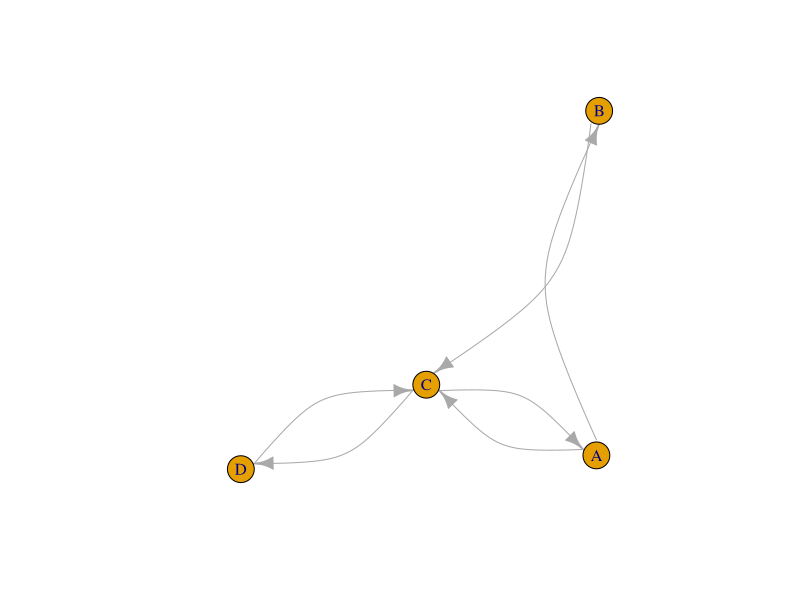
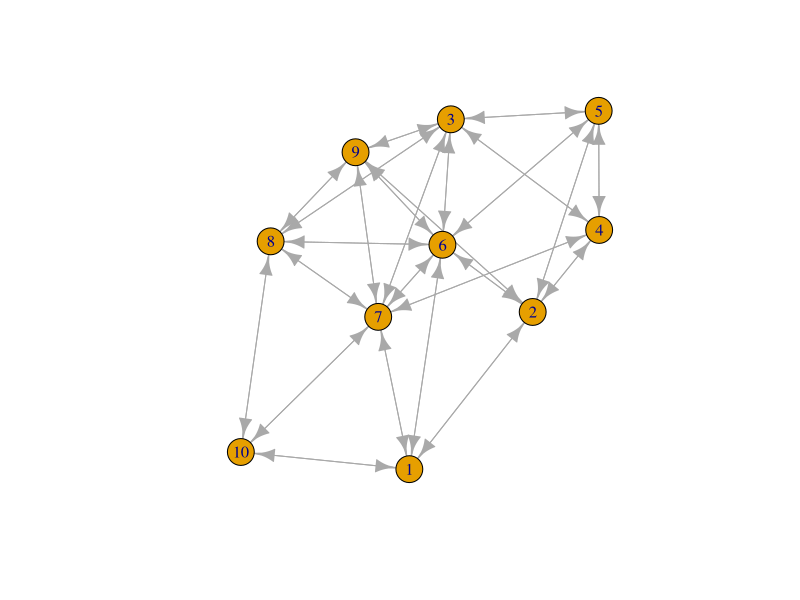
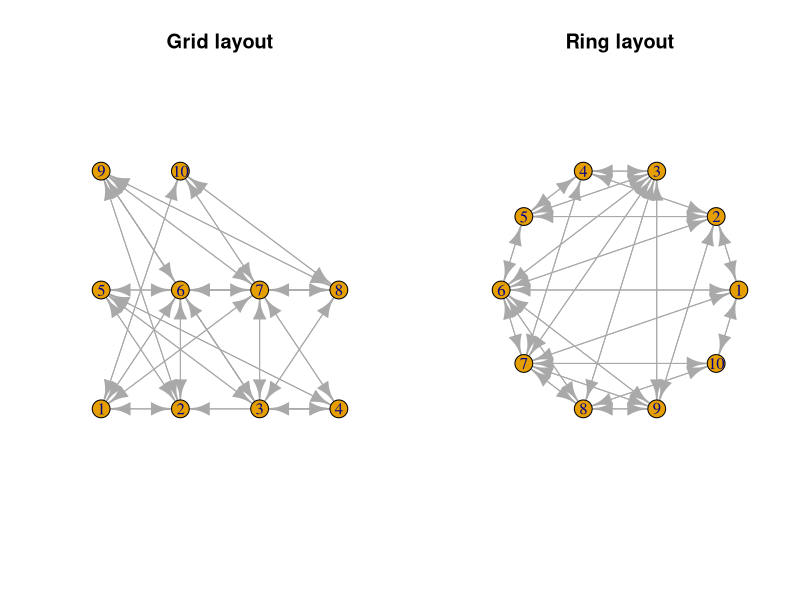
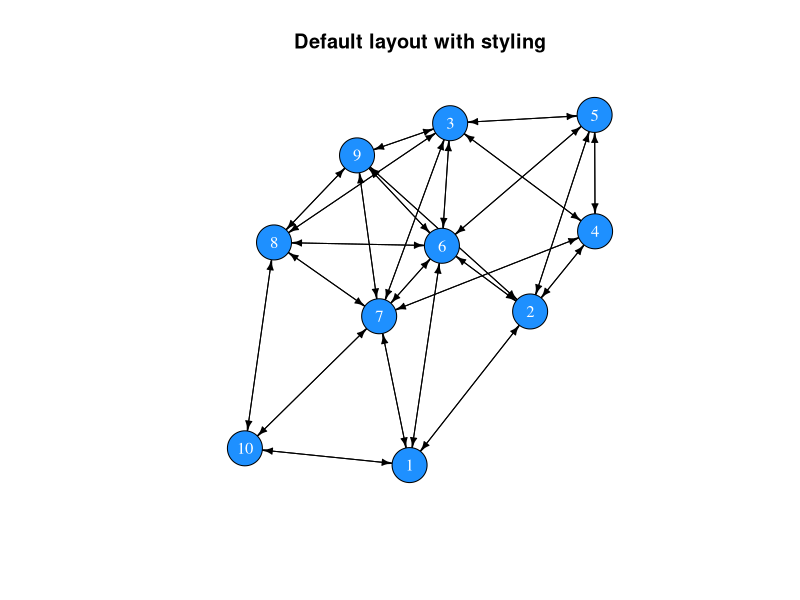
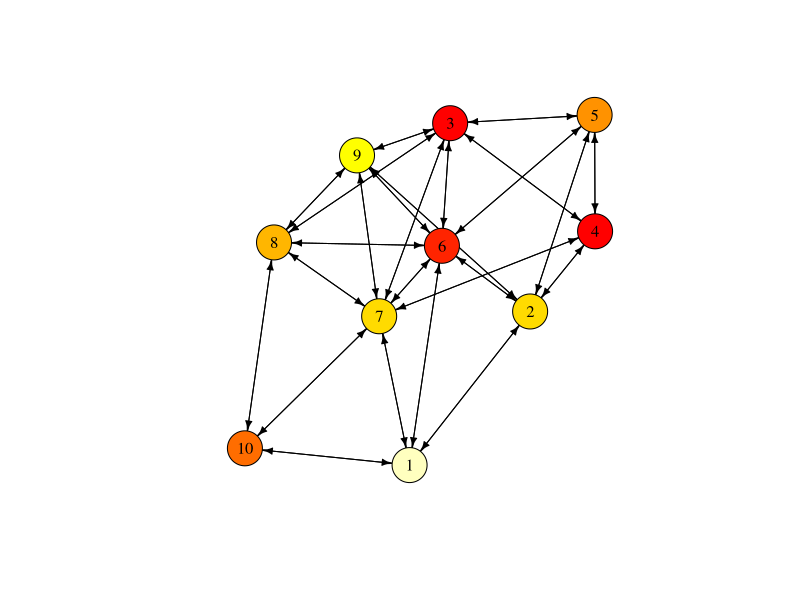
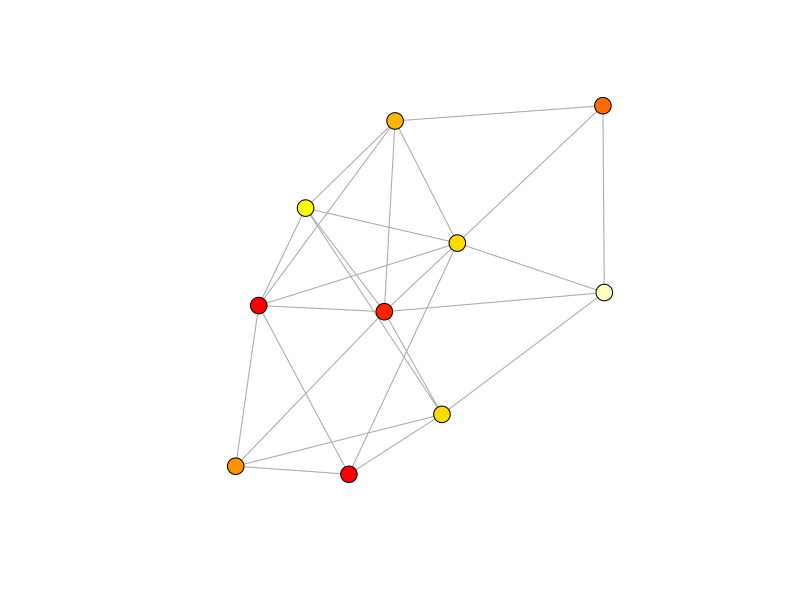
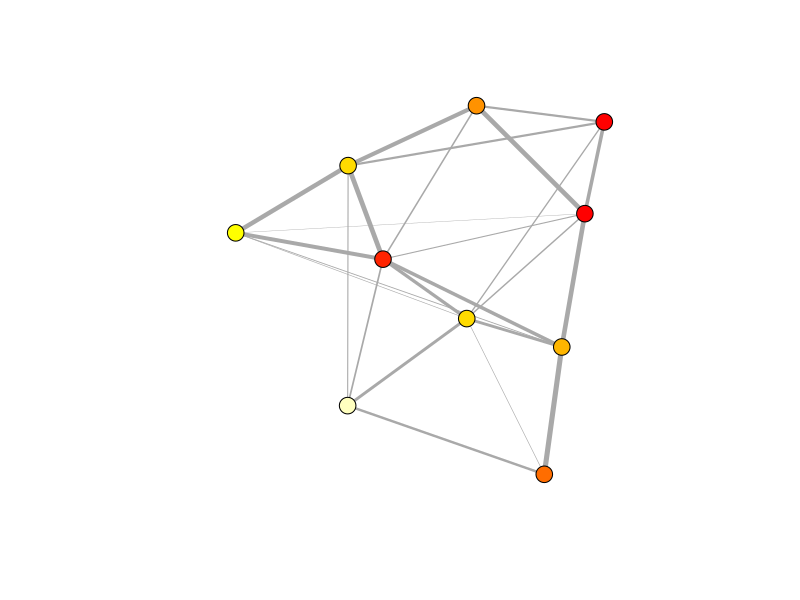

Generate these figures, in order, with R: (Note: this script raises an error after producing the figures.)
## ---- chunk 1
library(igraph)
A <- matrix(c(0,1,1,0, 0,0,1,0, 1,0,0,1, 0,0,1,0), nrow = 4, byrow = TRUE)
row.names(A) <- c("A", "B", "C", "D")
colnames(A) <- c("A", "B", "C", "D")
net <- graph_from_adjacency_matrix(A)
plot(net, edge.curved=0.5)
## ---- chunk 2
m <- matrix(c(0,1,1, 0,0,1, 1,1,0), nrow = 3, byrow = TRUE)
row.names(m) <- c("A", "B", "C")
colnames(m) <- c("A", "B", "C")
m
## ---- chunk 3
all(m[upper.tri(m)] == m[lower.tri(m)])
## ---- chunk 4
m[lower.tri(m)] <- t(m)[lower.tri(m)]
m
# Check whether the matrix is symmetric now:
all(m[upper.tri(m)] == m[lower.tri(m)])
## ---- chunk 5
n <- 10
adjm <- matrix(NA, ncol = n, nrow = n)
adjm
## ---- chunk 6
friendshipRatio <- 0.5

adjm[upper.tri(adjm)] <- sample(x = 0:1, 
                                size = n*(n-1)/2, 
                                replace = TRUE, 
                                prob = c(1-friendshipRatio, friendshipRatio))
adjm

# add the mirror image to the lower triangle
adjm[lower.tri(adjm)] <- t(adjm)[lower.tri(adjm)]
adjm

# replace diagonal (these indicate self-references) with zeros
diag(adjm) <- 0
adjm
## ---- chunk 7
library(igraph)
net <- graph_from_adjacency_matrix(adjm)
net
## ---- chunk 8
set.seed(1)
plot(net)
## ---- chunk 9
par(mfrow = c(1,2))
plot(net, layout = layout.grid(net), main = "Grid layout")
plot(net, layout = layout.circle(net), main = "Ring layout")
## ---- chunk 10
par(mfrow = c(1,1))
set.seed(1)
plot(net, 
     vertex.color = "dodgerblue", 
     vertex.label.color = "white",
     vertex.size = 20,
     edge.color = "black",
     edge.width = 1,
     edge.arrow.size = 0.5,
     main = "Default layout with styling")
## ---- chunk 11
# There is no age attribute set
V(net)$age

# Add an age attribute and randomly assign an age class
V(net)$age <- sample(x = 1:10, size = n, replace = TRUE)

# The network now has an age attribute
V(net)$age

V(net)$colour <- heat.colors(n = 10, rev = TRUE)[V(net)$age]

net
## ---- chunk 12
set.seed(1)
plot(net, 
     vertex.color = V(net)$colour, 
     vertex.label.color = "black",
     vertex.size = 20,
     edge.color = "black",
     edge.width = 1,
     edge.arrow.size = 0.5)
## ---- chunk 13
net <- as.undirected(net)
set.seed(1)
plot(net, 
     vertex.color = V(net)$colour, 
     vertex.label = "",
     vertex.size = 9,
     edge.width = 1,
     edge.arrow.size = 0.5)
## ---- chunk 14
# create a copy of the adjacency matrix
adjm2 <- adjm

# draw random values from a uniform distribution and replace the matrix entries that have a value of 1
adjm2[upper.tri(adjm2)] <- runif(n = sum(upper.tri(adjm2))) * adjm2[upper.tri(adjm2)]

# copy the mirror image to the lower triangle
adjm2[lower.tri(adjm2)] <- t(adjm2)[lower.tri(adjm2)]

# create the network
net2 <- graph_from_adjacency_matrix(adjm2, weighted = TRUE, mode = "undirected")
net2
## ---- chunk 15
V(net2)$age <- V(net)$age
V(net2)$colour <- V(net)$colour

plot(net2, 
     vertex.color = V(net2)$colour,
     vertex.label = "",
     vertex.size = 9,
     edge.width = E(net2)$weight*5,
     edge.arrow.size = 0.5)
## ---- chunk 16
# vertex information
V(net2)

# edge information
E(net2)
## ---- chunk 17
# vertex attributes
get.vertex.attribute(graph = net2)

# edge attributes
get.edge.attribute(net2)
## ---- chunk 18
# vertex count
vcount(net)

# edge count
ecount(net)
## ---- chunk 19
diameter(graph = net)
## ---- chunk 20
# average distance between any dyad
mean_distance(graph = net)
## ---- chunk 21
edge_density(graph = net)
## ---- chunk 22
reciprocity(graph = net)
## ---- chunk 23
transitivity(graph = net)
## ---- chunk 24
# number of edges that connected with each node
degree(graph = net)

# as we have an undirected network, the count of incoming and outgoing edges is identical
identical(degree(graph = net, mode = "in"), 
          degree(graph = net, mode = "out"))

# we can use the mean of all degree centralities as a general measure for the entire network
mean(degree(graph = net))
## ---- chunk 25
sort(strength(graph = net))
## ---- chunk 26
closeness(graph = net)
## ---- chunk 27
betweenness(graph = net)
## ---- chunk 28
eigen_centrality(graph = net)$vector
## ---- chunk 29
# set up vector that stores whether an individual possesses the latest gossip:
gossip_meter <- rep(FALSE, n)
gossip_meter

# choose a random individual to start gossiping
gossip_meter[sample(x = n, size = 1)] <- TRUE
gossip_meter

# choose an individual with gossip
if(sum(gossip_meter) == 1){
  gossip_provider <- which(gossip_meter)
} else {
  gossip_provider <- sample(x = which(gossip_meter), size = 1)
}

# choose a neighbour in the network
neighbours <- which(adjm[gossip_provider,] == 1)

# only execute if there is a neighbour
if(length(neighbours) > 0){
  # choose one neighbour if several are present
  if(length(neighbours) == 1){
    neighbour <- neighbours
  } else {
    neighbour <- sample(x = neighbours, size = 1)
  }
  # update gossip indicator of the neighbour
  gossip_meter[neighbour] <- TRUE
}
gossip_meter
## ---- chunk 30
mySample <- function(x, prob = NULL){
  if(length(x) == 1){
    return(x)
  } else {
    return(sample(x = x, size = 1, prob = prob))
  }
}
## ---- chunk 31
# total number of turns to loop over
Turns <- 50

# a matrix to record how many individuals have the gossip at time x
res <- tibble(turn = 1:Turns, gossipers = rep(0, Turns))

# set up gossip indicator
gossip_meter <- rep(FALSE, n)

# choose a random individual to start gossipping
gossip_meter[sample(x = n, size = 1)] <- TRUE

for(turns in 1:Turns){
  res[turns,2] <- sum(gossip_meter)/n
  # choose an individual with gossip
  gossip_provider <- mySample(which(gossip_meter))
  
  # choose a neighbour in the network
  neighbours <- which(adjm[gossip_provider,] == 1)
  
  # only execute if there is a neighbour
  if(length(neighbours) > 0){
    # choose one neighbour ...
    neighbour <- mySample(neighbours)
    # and update its gossip indicator
    gossip_meter[neighbour] <- TRUE
  }
}

# have a look at the time course
res$turn
## ---- chunk 32
# plot result
library(ggplot2)
ggplot(res) + 
  geom_line(aes(x = turn, y = gossipers)) +
  ylab("prop. of pop. with gossip") +
  theme_bw()
## ---- chunk 33
gossip_model_1 <- function(ADJM, TURNS, SIM = 1){
  n <- nrow(ADJM)
  # a matrix to record how many individuals have the gossip at time x
  res <- tibble(turn = 1:TURNS, gossipers = rep(0, TURNS))
  # set up gossip indicator
  gossip_meter <- rep(FALSE, n)
  # choose a random individual to start gossiping
  gossip_meter[sample(x = n, size = 1)] <- TRUE
  
  for(turns in 1:TURNS){
    res[turns,2] <- sum(gossip_meter)/n
    # choose an individual with gossip
    gossip_provider <- mySample(which(gossip_meter))
    # choose a neighbour in the network
    neighbours <- which(ADJM[gossip_provider,] == 1)
    # only execute if there is a neighbour
    if(length(neighbours) > 0){
      # choose one neighbour ...
      neighbour <- mySample(neighbours)
      # and update its gossip indicator
      gossip_meter[neighbour] <- TRUE
    }
  }
  res$simulation <- SIM
  return(res)
}
## ---- chunk 34
data <- do.call("rbind", lapply(1:100, function(sim){
  gossip_model_1(ADJM = adjm, TURNS = 100, SIM = sim)
}))
## ---- chunk 35
ggplot(data) + 
  geom_line(aes(x = turn, y = gossipers, group = simulation), alpha = .2) +
  ylab("prop. of pop. with gossip") +
  theme_bw()
## ---- chunk 36
create_network <- function(N, FRIENDSHIPRATIO){
  adjm <- matrix(0, ncol = N, nrow = N)
  adjm[upper.tri(adjm)] <- sample(x = 0:1, 
                                  size = N*(N-1)/2, 
                                  replace = TRUE, 
                                  prob = c(1-FRIENDSHIPRATIO, FRIENDSHIPRATIO))
  adjm[lower.tri(adjm)] <- t(adjm)[lower.tri(adjm)]
  return(adjm)
}
## ---- chunk 37
adjm_full <- create_network(N = n, FRIENDSHIPRATIO = 1)

data_full <- do.call("rbind", 
                     lapply(1:100, function(sim){
                       gossip_model_1(ADJM = adjm_full, TURNS = 100, SIM = sim)
                       })
                     )
## ---- chunk 38
data$type <- "colleague network"
data_full$type <- "fully connected"
data_combined <- rbind(data, data_full)

ggplot(data_combined) + 
  geom_point(aes(x = turn, y = gossipers, color = type), alpha = .05) +
  geom_smooth(aes(x = turn, y = gossipers, color = type)) +
  ylab("prop. of pop. with gossip") +
  theme_bw()
## ---- chunk 39
adjm_colleagues <- create_network(N = 25, FRIENDSHIPRATIO = .20)
adjm_full <- create_network(N = 25, FRIENDSHIPRATIO = 1)

data_colleagues <- do.call("rbind", lapply(1:100, function(sim){
  gossip_model_1(ADJM = adjm_colleagues, TURNS = 100, SIM = sim)
}))

data_full <- do.call("rbind", lapply(1:100, function(sim){
  gossip_model_1(ADJM = adjm_full, TURNS = 100, SIM = sim)
}))
## ---- chunk 40
data_colleagues$type <- "colleague network"
data_full$type <- "fully connected"
data_combined2 <- rbind(data_full, data_colleagues)

ggplot(data_combined2) + 
  geom_point(aes(x = turn, y = gossipers, color = type), alpha = .05) +
  geom_smooth(aes(x = turn, y = gossipers, color = type)) +
  ylab("prop. of pop. with gossip") +
  theme_bw()
## ---- chunk 41
gossip_model_2 <- function(ADJM, PROP, TURNS, SIM = 1){
  n <- nrow(ADJM)
  # set up gossip indicator
  gossip_meter <- rep(F, n)
  # choose a random individual to start gossipping
  gossip_meter[sample(x = n, size = 1)] <- TRUE
  
  timestep <- NA
  for(turns in 1:TURNS){
    # record the time step when a defined proportion of the population has the gossip
    if(sum(gossip_meter)/n >= PROP & is.na(timestep)){
      timestep <- turns 
    }
    # choose an individual with gossip
    gossip_provider <- mySample(which(gossip_meter))
    # choose a neighbour in the network
    neighbours <- which(ADJM[gossip_provider,] == 1)
    # only execute if there is a neighbour
    if(length(neighbours)>0){
      # choose one neighbour ...
      neighbour <- mySample(neighbours)
      # and update its gossip indicator
      gossip_meter[neighbour] <- TRUE
    }
  }
  # if PROP is not reached, return the maximum value
  if(is.na(timestep)){
    timestep <- TURNS
  }
  return(timestep)
}
## ---- chunk 42
adjm <- create_network(N = 50, FRIENDSHIPRATIO = .25)
gossip_model_2(ADJM = adjm, PROP = .75, TURNS = 100, SIM = 1)
## ---- chunk 43
parameters <- expand.grid(groupSize = c(10,50),#c(10,30,50,70,90),
                          reconnections = c(0,.01,.05,.1,.5,1),
                          repetition = 1:50)
tmp <- lapply(1:nrow(parameters), function(p){
  net <- watts.strogatz.game(dim = 1, size = parameters[p,"groupSize"], nei = 2, 
                             p = parameters[p,"reconnections"], loops = FALSE, 
                             multiple = FALSE)
  adjm <- get.adjacency(net)
  model <- gossip_model_2(ADJM = adjm, PROP = .5, TURNS = 500, 
                          SIM = parameters[p,"repetition"])
  tibble(time = model, 
             degree = mean(degree(net)), 
             path = average.path.length(net))
})

tmp2 <- do.call("rbind", tmp)
parameters <- cbind(parameters, tmp2)
## ---- chunk 44
library(tidyverse)
parameters %>% 
  group_by(groupSize, reconnections) %>% 
  summarise(meanTime = mean(time), 
            meanDegree = mean(degree),
            meanPath = mean(path)) -> data
## ---- chunk 45
parameters$groupSize <- factor(parameters$groupSize)

ggplot(parameters, aes(x = reconnections, y = degree, col = groupSize)) + 
  geom_jitter(height = .01, alpha = .5) +
  scale_y_continuous(limits = c(3.5,4.5)) +
  xlab("prob. of reconnection") +
  ylab("average degree") +
  theme_bw()
## ---- chunk 46
ggplot(parameters, aes(x = reconnections, y = path, col = groupSize)) + 
  geom_point() + 
  xlab("prob. of reconnection") +
  ylab("average path length") +
  theme_bw()
## ---- chunk 47
ggplot(parameters, aes(x = path, y = time, col = groupSize)) + 
  geom_point(alpha = .33) + 
  xlab("average path length") +
  ylab("time") +
  theme_bw()
## ---- chunk 48
informationSpread <- function(ADJM, MODE = "simple", ROUNDS = 100, CONTACTS = 1){
  N <- nrow(ADJM)
  
  # set up behaviour
  behaviour <- rep(F, N)
  behaviour[sample(N,size = 10)] <- TRUE
  
  # recording data
  fraction <- rep(0, ROUNDS)
  
  # loop
  for(round in 1:ROUNDS){
    # record
    fraction[round] <- sum(behaviour)/N
    
    # pick random individual
    focal <- sample(x = N, size = 1)
    # who are its neighbours
    neigh <- adjm[focal, ] == 1
    
    if(sum(behaviour[neigh]) >= CONTACTS){
      behaviour[focal] <- TRUE
    }
    
  }
  return(tibble(mode = MODE, 
                frac = fraction, 
                round = 1:ROUNDS))
}

# Simulations with clustered (lattice) networks
net <- watts.strogatz.game(size = 10, dim = 2, nei = 2, p = .01)
adjm <- as.matrix(get.adjacency(net))
clu <- informationSpread(ADJM = adjm, MODE = "simple", ROUNDS = 1000, CONTACTS = 1)
clu$network <- "clustered"

# Simulations with random (small world) networks
net2 <- erdos.renyi.game(n = 100, p.or.m = 600, type = "gnm", directed = FALSE, loops = FALSE)
adjm2 <- as.matrix(get.adjacency(net2))
rand <- informationSpread(ADJM = adjm2, MODE = "simple", ROUNDS = 1000, CONTACTS = 1)
rand$network <- "random"

res <- rbind(clu, rand)
## ---- chunk 49
ggplot(res) + 
  geom_line(aes(x = round, y = frac, col = network, linetype = mode), size = .9) + 
  theme_bw()
## ---- chunk 50
# for repeated interactions 
informationSpread <- function(NET, MODE = "simple", ROUNDS = 100, CONTACTS = 1){
  if(NET == "clustered"){
    net <- watts.strogatz.game(size = 10, dim = 2, nei = 2, p = .01, loops = FALSE, multiple = FALSE)
  } else if(NET == "random"){
    net <- erdos.renyi.game(n = 100, p.or.m = 600, type = "gnm", directed = FALSE, loops = FALSE)
  }
 adjm <- as.matrix(get.adjacency(net)) 
 
  N <- nrow(adjm)
  
  # set up behaviour
  behaviour <- rep(F, N)
  behaviour[sample(N,size = 10)] <- TRUE
  
  # recording data
  fraction <- rep(0, ROUNDS)
  
  # loop
  for(round in 1:ROUNDS){
    # record
    fraction[round] <- sum(behaviour)/N
    
    # pick random individual
    focal <- sample(x = N, size = 1)
    # who are its neighbours
    neigh <- adjm[focal, ] == 1
    
    if(sum(behaviour[neigh]) >= CONTACTS){
      behaviour[focal] <- TRUE
    }
    
  }
  return(tibble(network = NET, 
                mode = MODE, 
                frac = fraction, 
                round = 1:ROUNDS))
}

# repeated runs
reps <- 10

# simulte complex and simple contagion for clustered networks
set.seed(11)
clu_simple <- do.call("rbind", 
                      lapply(1:reps, function(x) informationSpread(NET = "clustered", 
                                     ROUNDS = 1000, CONTACTS = 1, MODE = "simple")))
clu_comp <- do.call("rbind", 
                    lapply(1:reps, function(x) informationSpread(NET = "clustered", 
                                     ROUNDS = 1000, CONTACTS = 4, MODE = "complex")))
clu <- rbind(clu_simple, clu_comp)

# simulte complex and simple contagion for random networks
rand_simple <- do.call("rbind", 
                       lapply(1:reps, function(x) informationSpread(NET = "random", 
                                      ROUNDS = 1000, CONTACTS = 1, MODE = "simple")))
rand_comp <- do.call("rbind", 
                     lapply(1:reps, function(x) informationSpread(NET = "random", 
                                      ROUNDS = 1000, CONTACTS = 4, MODE = "complex")))
rand <- rbind(rand_simple, rand_comp)

# combine results
res <- rbind(clu, rand)
## ---- chunk 51
ggplot(res) + 
  stat_smooth(aes(x = round, y = frac, col = network, 
                  linetype = mode), size = .9, se = T) +
  ylab("Proportion of individuals with information") +
  xlab("Round") + 
  theme_bw()
